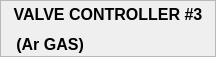
   <widget class="QFrame" name="frame_13" >
    <property name="geometry" >
     <rect>
      <x>270</x>
      <y>320</y>
      <width>216</width>
      <height>57</height>
     </rect>
    </property>
    <property name="sizePolicy" >
     <sizepolicy vsizetype="Preferred" hsizetype="Preferred" >
      <horstretch>0</horstretch>
      <verstretch>0</verstretch>
     </sizepolicy>
    </property>
    <property name="palette" >
     <palette>
      <active/>
      <inactive/>
      <disabled/>
     </palette>
    </property>
    <property name="frameShape" >
     <enum>QFrame::StyledPanel</enum>
    </property>
    <property name="frameShadow" >
     <enum>QFrame::Raised</enum>
    </property>
    <widget class="QWidget" name="layoutWidget" >
     <property name="geometry" >
      <rect>
       <x>3</x>
       <y>3</y>
       <width>210</width>
       <height>51</height>
      </rect>
     </property>
     <layout class="QVBoxLayout" >
      <item>
       <widget class="QLabel" name="label_54" >
        <property name="font" >
         <font>
          <pointsize>12</pointsize>
          <weight>75</weight>
          <bold>true</bold>
         </font>
        </property>
        <property name="text" >
         <string>VALVE CONTROLLER #3</string>
        </property>
        <property name="alignment" >
         <set>Qt::AlignCenter</set>
        </property>
       </widget>
      </item>
      <item>
       <widget class="QLabel" name="label_55" >
        <property name="sizePolicy" >
         <sizepolicy vsizetype="Preferred" hsizetype="Minimum" >
          <horstretch>0</horstretch>
          <verstretch>0</verstretch>
         </sizepolicy>
        </property>
        <property name="minimumSize" >
         <size>
          <width>0</width>
          <height>0</height>
         </size>
        </property>
        <property name="font" >
         <font>
          <pointsize>12</pointsize>
          <weight>75</weight>
          <bold>true</bold>
         </font>
        </property>
        <property name="text" >
         <string>   (Ar GAS)</string>
        </property>
        <property name="alignment" >
         <set>Qt::AlignBottom|Qt::AlignLeading|Qt::AlignLeft</set>
        </property>
       </widget>
      </item>
     </layout>
    </widget>
   </widget>
